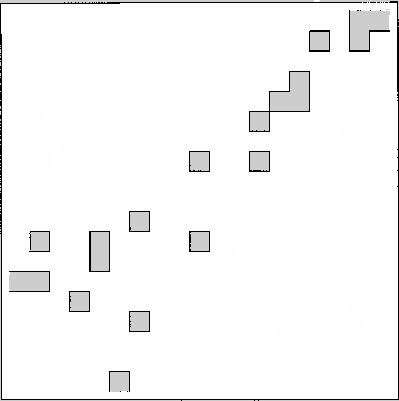
#> input picture path_planer/a_star/my_map.pgm, 399 x 401 px
$ python a_star.py
#> lines starting #> are read from the running program, lines starting #| are printed output that depends on the picture; after the words box and inside, x2 and y2 are one past the last pixel; in counts of white or black regions, pixels touching at a corner belong together
import cv2
import numpy as np
from matplotlib import pyplot as plt
import math
from math import *
from matplotlib.colors import Normalize

pgmf = open('my_map.pgm', 'rb')
image = plt.imread(pgmf)
#> image is the input picture: shape (401, 399); min 0, max 255, mean 246.2

image_copia = 1.0 * (image > 250)
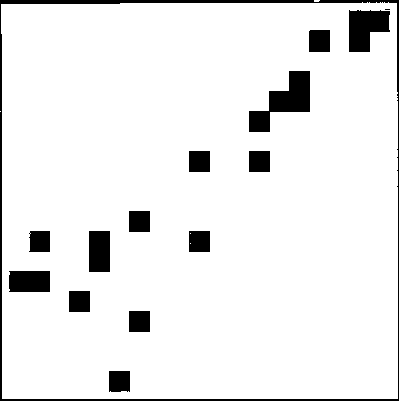
#> image_copia: shape (401, 399) float64; values 0 (black) and 1 (white), 92.5% white; 15 black regions (1 under 20 px), largest, box (x1, y1, x2, y2) and area: (0, 0, 399, 401) 3348, (249, 71, 310, 132) 1721, (349, 10, 390, 52) 1272

kernel = np.ones((18, 18), np.uint8)
img_dilation = cv2.erode(image_copia, kernel, iterations=1)
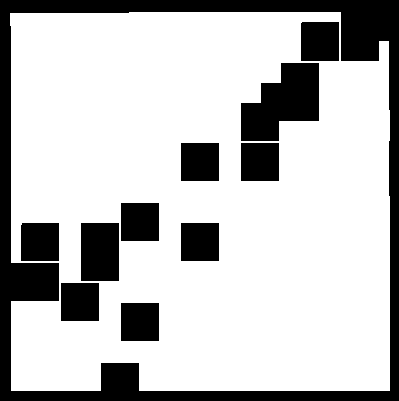
#> img_dilation: shape (401, 399) float64; values 0 (black) and 1 (white), 75.3% white; 11 black regions, largest, box (x1, y1, x2, y2) and area: (0, 0, 399, 401) 21656, (241, 63, 319, 141) 4084, (81, 223, 119, 281) 2204
image_copia = img_dilation

goal = (200, 200)
robo = (360, 80)

image_copia[goal[0]][goal[1]] = 0
image_copia[robo[0]][robo[1]] = 0

fig = plt.figure()
fig.canvas.manager.set_window_title('Figura 1')

plt.imshow(image_copia, interpolation='nearest', cmap='gray')
plt.title('Imagem inicial')
plt.show()

def indice_menor_valor(lista_f, lista_c):
    if not lista_f or not lista_c :
        return None

    lista_f = np.array(lista_f)
    lista_c = np.array(lista_c)

    lista_ind = np.where(lista_f == min(lista_f))
    lista_ind = lista_ind[0]

    h_min = math.dist(lista_c[lista_ind[0]], goal)

    menor_indice = lista_ind[0]

    for i in lista_ind:
        h = math.dist(lista_c[i], goal)
        if (h < h_min):
            h_min = h
            menor_indice = i

    return menor_indice


#algoritmo de busca pelo ponto
image_copia[goal[0]][goal[1]] = 2 #objetivo é 2
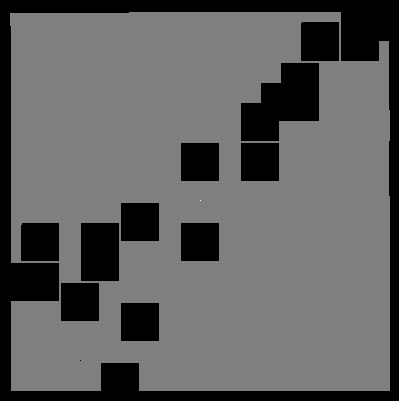
#> image_copia: shape (401, 399) float64; min 0, max 2, mean 0.753; drawn with min black and max white
image_copia[robo[0]][robo[1]] = 1 #robo é 1
#> image_copia: shape (401, 399) float64; under 0.01% of pixels changed, all inside (x1, y1, x2, y2) = (80, 360, 81, 361)

menor_h = 1000
ponto = robo
parar = False
coordenadas = list()
caminho_f = list ()

while(1):
    for l in range (-1,2):
        for c in range (-1,2):
            try:
                if(image_copia[ponto[0]+l][ponto[1]+c] == 1):
                    g = math.dist(robo, (ponto[0]+l,ponto[1]+c))
                    h = math.dist((ponto[0]+l,ponto[1]+c), goal)
                    f = g + h

                    image_copia[ponto[0]+ l][ponto[1]+c]= f
                    caminho_f.append(f)
                    coordenadas.append([ponto[0]+ l, ponto[1]+c])

                if(ponto[0]+l == goal[0] and ponto[1]+c == goal[1]):
                    parar = True
                    break
            except:
                continue
        if(parar == True):
            break
    if(parar == True):
           break

    menor_ind = indice_menor_valor(caminho_f, coordenadas)
    ponto = coordenadas.pop(menor_ind)
    caminho_f.pop(menor_ind)
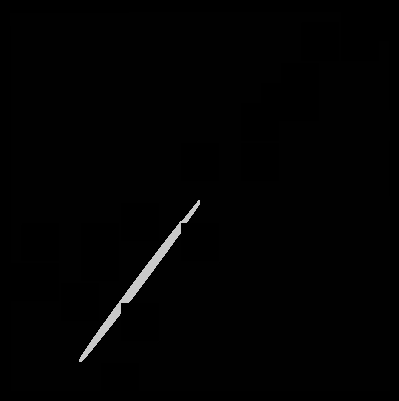
#> image_copia: shape (401, 399) float64; min 0, max 202.8, mean 2.5


fig = plt.figure()
fig.canvas.manager.set_window_title('Figura 2')

norm = Normalize(vmin=371, vmax=373)
cmap= plt.get_cmap('viridis')

plt.imshow(image_copia, interpolation='nearest', cmap='viridis', norm=norm)  # Usando viridis para ver os valores
plt.colorbar()
plt.title('Imagem colorida de proximidade')
plt.show()
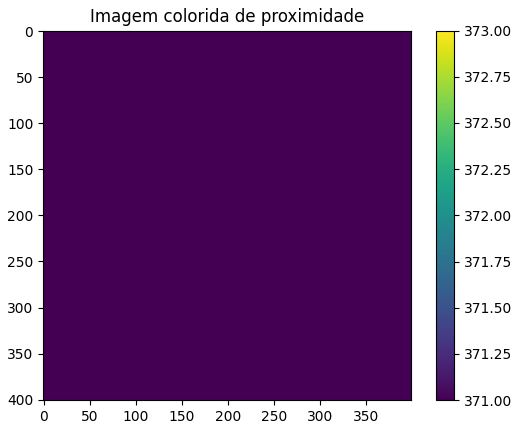
#> figure drawn by matplotlib, 2 panels

#algoritmo de encontrar o caminho certo
ponto_inicial = robo
caminho = [robo]
menor = image_copia[robo[0]][robo[1]] + 2
#> menor = 202
menor_posicao = robo
parar = False
listafechada = list()

while(1):
    for l in range (1,-2,-1):
        for c in range (1,-2,-1):
            try:
                if(image_copia[ponto_inicial[0]+l][ponto_inicial[1]+c] > 1 and image_copia[ponto_inicial[0]+l][ponto_inicial[1]+c] < menor and ([ponto_inicial[0]+l],[ponto_inicial[1]+c]) not in listafechada and (([ponto_inicial[0]+l],[ponto_inicial[1]+c]) != ([ponto_inicial[0]], [ponto_inicial[1]]))):
                    menor = image_copia[ponto_inicial[0]+l][ponto_inicial[1]+c]
                    menor_posicao = (ponto_inicial[0]+l, ponto_inicial[1]+c)

                if(ponto_inicial[0]+l == goal[0] and ponto_inicial[1]+c == goal[1]):
                    parar = True
                    break

                listafechada.append(([ponto_inicial[0]+l],[ponto_inicial[1]+c]))
            except:
                continue

        if(parar == True):
            break

    ponto_inicial = menor_posicao
    caminho.append(menor_posicao)
    menor = menor + 2

    if(parar == True):
        break
#> this loop made 164 passes
#> menor on passes 1 to 3: 202, 202, 202
#> after the loop, caminho = 165 pairs, first value 200 to 360, second value 80 to 200; listafechada = 1473 items; menor = 4; menor_posicao = (200, 200)

#colorindo caminho :)

image_com_caminho = image.copy()
image_com_caminho = cv2.cvtColor(image_com_caminho, cv2.COLOR_GRAY2RGB)

for i in caminho:

    image_com_caminho[i[0]][i[1]] = [254, 0, 0]
#> this loop made 165 passes
#> i on passes 1 to 3: (360, 80), (359, 81), (358, 82)
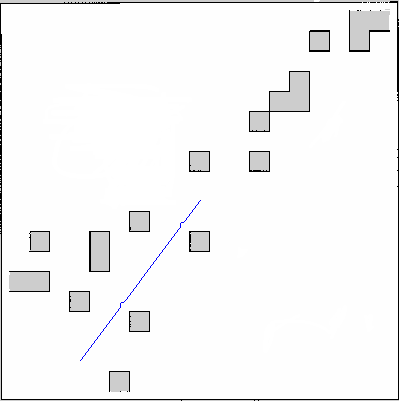
#> image_com_caminho: shape (401, 399, 3); mean B, G, R 246.2, 245.9, 245.9

plt.imshow(image_com_caminho)
plt.title('Imagem com caminho')
plt.show()
